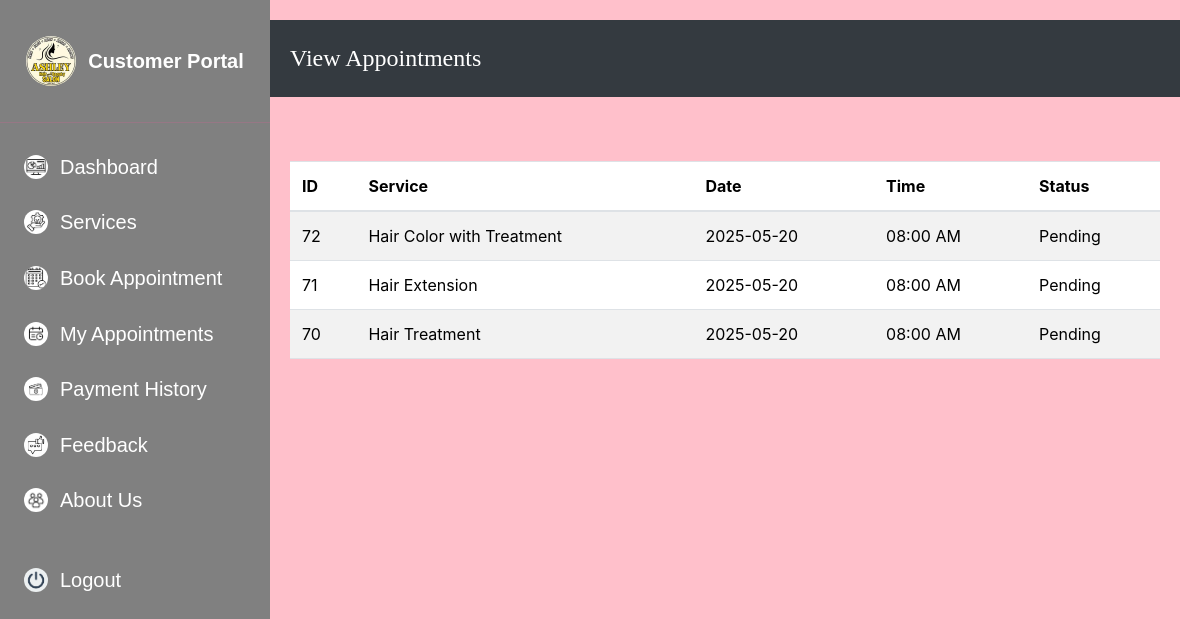
Page /customer/view_appointments.php (signed in) on the committed database.
### tables this page shows
CREATE TABLE `appointments` (
  `appointment_id` int(11) NOT NULL,
  `service_id` int(11) NOT NULL,
  `appointment_date` date NOT NULL,
  `appointment_time` time NOT NULL,
  `status` enum('pending','confirmed','cancelled','completed') NOT NULL DEFAULT 'pending',
  `created_at` timestamp NOT NULL DEFAULT current_timestamp(),
  `updated_at` timestamp NOT NULL DEFAULT current_timestamp() ON UPDATE current_timestamp(),
  `payment_amount` decimal(10,2) DEFAULT NULL,
  `payment_status` varchar(50) DEFAULT 'pending',
  `user_id` int(11) DEFAULT NULL
);

CREATE TABLE `services` (
  `service_id` int(11) NOT NULL,
  `name` varchar(255) NOT NULL,
  `description` text NOT NULL,
  `price` decimal(10,2) NOT NULL,
  `created_at` timestamp NOT NULL DEFAULT current_timestamp(),
  `updated_at` timestamp NOT NULL DEFAULT current_timestamp() ON UPDATE current_timestamp(),
  `duration` int(11) DEFAULT NULL
);

### customer/view_appointments.php (the view, shortened to what this page needs)
<?php
require_once '../includes/db_connect.php';
$customer_id = $_SESSION['user_id'];
$sql = "SELECT a.appointment_id, a.appointment_date, a.appointment_time, a.status, u.name AS customer_name, s.name AS service_name
        FROM appointments a
        JOIN users u ON a.user_id = u.user_id
        JOIN services s ON a.service_id = s.service_id
        WHERE a.user_id = ?
        ORDER BY a.appointment_date, a.appointment_time";
$stmt = $conn->prepare($sql);
if ($stmt) {
    $stmt->bind_param("i", $customer_id);
    $stmt->execute();
    $result = $stmt->get_result();
    $appointments = $result->fetch_all(MYSQLI_ASSOC);
} else {
    die("Error preparing SQL statement: " . $conn->error);
}
?>
<!DOCTYPE html>
<html lang="en">
<head>
    <link rel="stylesheet" href="../bootstrap/css/bootstrap.min.css">
    <link rel="stylesheet" href="../styles/style.css">
</head>
<body>
    <?php include 'customer_sidebar.php'; ?>
    <div class="content-area">
        <div class="content-navbar">
            <h4>View Appointments</h4>
        </div>
        <div class="container mt-4">
            <?php if (!empty($appointments)): ?>
                <table class="table table-striped">
                    <thead>
                        <tr>
                            <th>ID</th>
                            <th>Service</th>
                            <th>Date</th>
                            <th>Time</th>
                            <th>Status</th>
                        </tr>
                    </thead>
                    <tbody>
                        <?php foreach ($appointments as $appointment): ?>
                            <tr>
                                <td><?php echo $appointment['appointment_id']; ?></td>
                                <td><?php echo htmlspecialchars($appointment['service_name']); ?></td>
                                <td><?php echo htmlspecialchars($appointment['appointment_date']); ?></td>
                                <td><?php echo htmlspecialchars(date('h:i A', strtotime($appointment['appointment_time']))); ?>
                                </td>
                                <td><?php echo htmlspecialchars(ucfirst($appointment['status'])); ?></td>
                            </tr>
                        <?php endforeach; ?>
                    </tbody>
                </table>
            <?php else: ?>
                <p>No appointments scheduled.</p>
            <?php endif; ?>
        </div>
    </div>
</body>
</html>

### customer/view_appointments.php (style rules this page uses)
body { display: flex; min-height: 100vh; background-color: pink; margin: 0; }
.content-area { margin-left: 220px; padding: 0; flex-grow: 1; display: flex; flex-direction: column; }
.content-navbar { background-color: #343a40; color: white; padding: 1.5rem 20px; margin-bottom: 20px; display: flex; justify-content: space-between; align-items: center; font-size: 1.1rem; width: 100%; position: sticky; top: 0; margin-top: 0; margin-left: 0; margin-right: 0; z-index: 99; }
.content-navbar h4 { margin-bottom: 0; font-size: 1.5rem; }
.container { padding: 20px; margin-top: 20px; }

### customer/customer_sidebar.php (style rules this page uses)
.content-area { margin-left: 250px; padding: 20px; flex-grow: 1; }

### rows in the picture
appointments: appointment_id "72", service.name "Hair Color with Treatment", appointment_date "2025-05-20", appointment_time "08:00 AM", status "Pending"
appointments: appointment_id "71", service.name "Hair Extension", appointment_date "2025-05-20", appointment_time "08:00 AM", status "Pending"
appointments: appointment_id "70", service.name "Hair Treatment", appointment_date "2025-05-20", appointment_time "08:00 AM", status "Pending"
